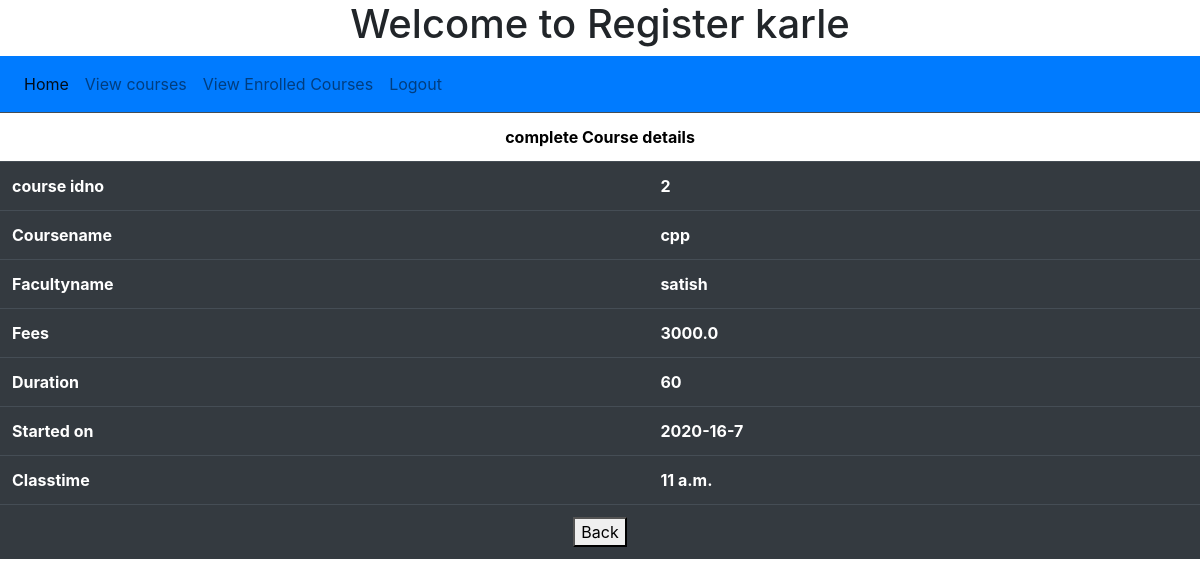
The page /fulldetails2/ on the database its author committed.
### app6/models.py (models this page shows)
class CourseModel(models.Model):
    idno = models.AutoField(primary_key=True)
    coursename = models.CharField(max_length=50,unique=True)
    facultyname = models.CharField(max_length=50)
    fees = models.FloatField()
    stardate = models.CharField(max_length=50)
    duration = models.IntegerField()
    classtime = models.TimeField()

### app6/views.py (the view)
# urls.py: path('fulldetails<int:pk>/', views.ShowCourseDetails.as_view(), name="fulldetails"),
class ShowCourseDetails(DetailView):
    template_name = "fulldetails.html"
    model = CourseModel

### templates/fulldetails.html
{% extends 'studentmainmenu.html' %}
{% block commom %}
<table class="table table-dark">
    <tr>
        <th colspan="2" style="text-align: center;color: black;background-color: white">complete Course details</th>
    </tr>
<tr>
    <th>course idno</th><th>{{ object.idno }}</th>
</tr>
        <tr>
            <th>Coursename</th><th>{{ object.coursename }}</th>
        </tr>
        <tr>
            <th>Facultyname</th><th>{{ object.facultyname }}</th>
        </tr>
        <tr>
            <th>Fees</th><th>{{ object.fees }}</th>
        </tr>
        <tr>
            <th>Duration</th><th>{{ object.duration }}</th>
        </tr>
        <tr>
            <th>Started on</th><th>{{ object.stardate }}</th>
        </tr>
        <tr>
            <th>Classtime</th><th>{{ object.classtime }}</th>
        </tr>
    <form action="{% url 'viewcoursedetails' %}">
        <th style="text-align: center" colspan="2" ><button type="submit">Back</button></th>
    </form></tr>
    </table>
{% endblock %}

### rows shown on the page
CourseModel: idno "2", coursename "cpp", facultyname "satish", fees "3000.0", duration "60", stardate "2020-16-7", classtime "11 a.m."
